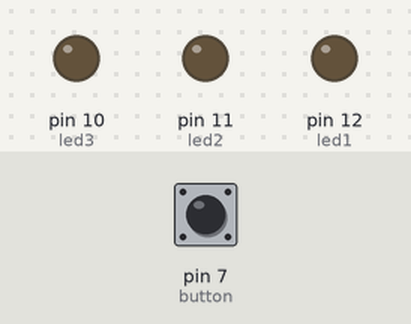
Simulated run of this sketch. Board: Arduino Uno, built with avr-gcc and run on an emulated ATmega328P. Parts: output pins drawn as LEDs (lit = HIGH). Dashed ring = blinking. Inputs (shaded band) come from the test bench; at power-on: pin 7 (button) HIGH.

Above: at 0.8 s.
0.9 s: pin 7 (button) pulled LOW for 0.15 s
At 1.05 s:
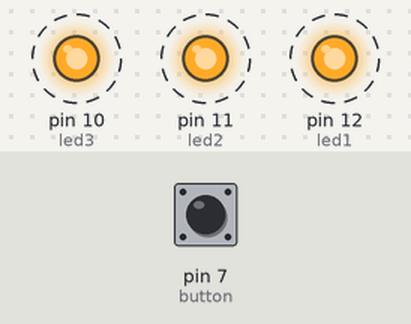
Timing chart, 0 to 10.0 s (numbered marks = the images above; inputs shaded):
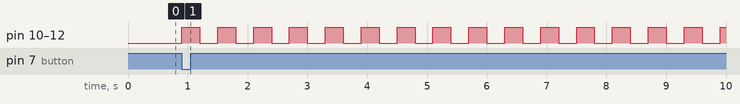

The sketch:

Nomor_1.ino
```cpp
//Ramah Rinaldi Ruslan - 6702190006
int button   = 7;
int led1 = 12;
int led2 = 11;
int led3 = 10;
int blin;

void setup(){
  pinMode(led1,OUTPUT);
  pinMode(led2,OUTPUT);
  pinMode(led3,OUTPUT);
  blin = 0;
  leedd();
}
void loop(){
    if(blin == 1){
      digitalWrite(led1,HIGH);
      digitalWrite(led2,HIGH);
      digitalWrite(led3,HIGH);
      delay(300);
      digitalWrite(led1,LOW);
      digitalWrite(led2,LOW);
      digitalWrite(led3,LOW);
      delay(300);
    }
}
void leedd(){
  set:
  if(digitalRead(button)==LOW){
    blin=blin+1;
  }else{
    goto set;
  }
}
```

Measured:
- after the input at 0.9 s, pin 10 (led3), pin 11 (led2), pin 12 (led1): alternates HIGH for 0.30 s and LOW for 0.30 s, starting at once
